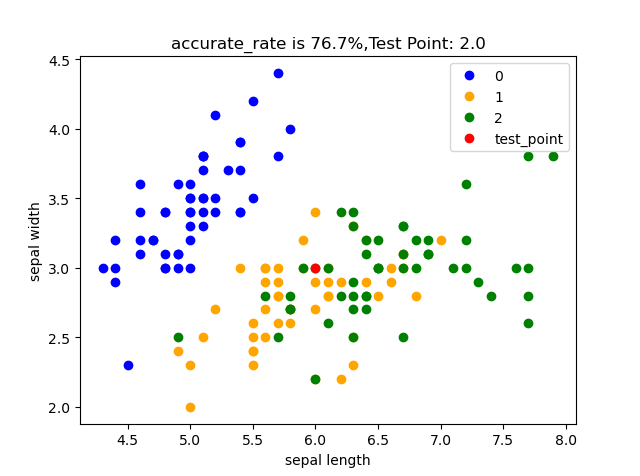

Write the Python code that produced this figure.
#Author:XYZ
#Date:2020-09-23

import numpy as np
import pandas as pd
import matplotlib.pyplot as plt
from sklearn.datasets import load_iris
from sklearn.model_selection import train_test_split
from sklearn.neighbors import KNeighborsClassifier

def load_data():
    iris = load_iris()
    df = pd.DataFrame(iris.data, columns=iris.feature_names)
    df['label'] = iris.target
    df.columns = ['sepal length', 'sepal width', 'petal length', 'petal width', 'label']
    # print(df)
    data = np.array(df.iloc[:, [0, 1, -1]])
    return data


def data_set(data):
    X, y = data[:,:-1], data[:,-1]

    X_train, X_test, y_train, y_test = train_test_split(X, y, test_size=0.2)
    return X_train, X_test, y_train, y_test


def main(test_point):
    data= load_data()
    X_train, X_test, y_train, y_test = data_set(data)

    clf_sk = KNeighborsClassifier()
    clf_sk.fit(X_train, y_train)
    
    accurate_rate = round(clf_sk.score(X_test, y_test),3)*100
    print(f"accurate_rate is {accurate_rate}%")

    test_point_predict = clf_sk.predict([test_point])[0]
    print(f'Test Point: {test_point_predict}')
    
    plt.plot(data[:50, 0], data[:50, 1], 'bo', color='blue', label='0')
    plt.plot(data[50:100, 0], data[50:100, 1], 'bo', color='orange', label='1')
    plt.plot(data[100:, 0], data[100:, 1], 'bo', color='green',label='2')
    plt.plot(test_point[0], test_point[1], 'bo',color='red',label='test_point')
    plt.xlabel('sepal length')
    plt.ylabel('sepal width')
    plt.title(f"accurate_rate is {accurate_rate}%,Test Point: {test_point_predict}")
    plt.legend()
    plt.show()



if __name__ == '__main__':
    test_point = [6.0, 3.0]
    main(test_point)
